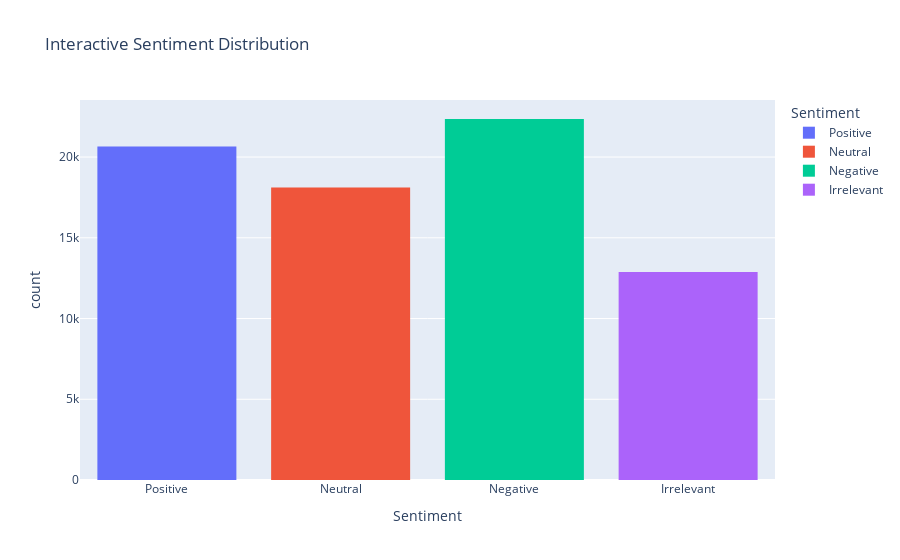

Notebook source saved alongside this figure:
### Code cell
# Step 6: Interactive Plot with Plotly
fig = px.histogram(df, x="Sentiment", color="Sentiment", title="Interactive Sentiment Distribution")
fig.show()

### Figure 1 — Plotly figure (JSON) as saved in the notebook; plotly's stock layout.template omitted (floating-point values rounded to 4 significant figures; data arrays with more than 128 entries replaced by an {"elided": "..."} marker saying what was removed)
{"data": [{"bingroup": "x", "hovertemplate": "Sentiment=%{x}<br>count=%{y}<extra></extra>", "legendgroup": "Positive", "marker": {"color": "#636efa", "pattern": {"shape": ""}}, "name": "Positive", "orientation": "v", "showlegend": true, "type": "histogram", "x": {"elided": "20655 str values"}, "xaxis": "x", "yaxis": "y"}, {"bingroup": "x", "hovertemplate": "Sentiment=%{x}<br>count=%{y}<extra></extra>", "legendgroup": "Neutral", "marker": {"color": "#EF553B", "pattern": {"shape": ""}}, "name": "Neutral", "orientation": "v", "showlegend": true, "type": "histogram", "x": {"elided": "18108 str values"}, "xaxis": "x", "yaxis": "y"}, {"bingroup": "x", "hovertemplate": "Sentiment=%{x}<br>count=%{y}<extra></extra>", "legendgroup": "Negative", "marker": {"color": "#00cc96", "pattern": {"shape": ""}}, "name": "Negative", "orientation": "v", "showlegend": true, "type": "histogram", "x": {"elided": "22358 str values"}, "xaxis": "x", "yaxis": "y"}, {"bingroup": "x", "hovertemplate": "Sentiment=%{x}<br>count=%{y}<extra></extra>", "legendgroup": "Irrelevant", "marker": {"color": "#ab63fa", "pattern": {"shape": ""}}, "name": "Irrelevant", "orientation": "v", "showlegend": true, "type": "histogram", "x": {"elided": "12875 str values"}, "xaxis": "x", "yaxis": "y"}], "layout": {"barmode": "relative", "legend": {"title": {"text": "Sentiment"}, "tracegroupgap": 0}, "title": {"text": "Interactive Sentiment Distribution"}, "xaxis": {"anchor": "y", "categoryarray": ["Positive", "Neutral", "Negative", "Irrelevant"], "categoryorder": "array", "domain": [0, 1], "title": {"text": "Sentiment"}}, "yaxis": {"anchor": "x", "domain": [0, 1], "title": {"text": "count"}}}}
